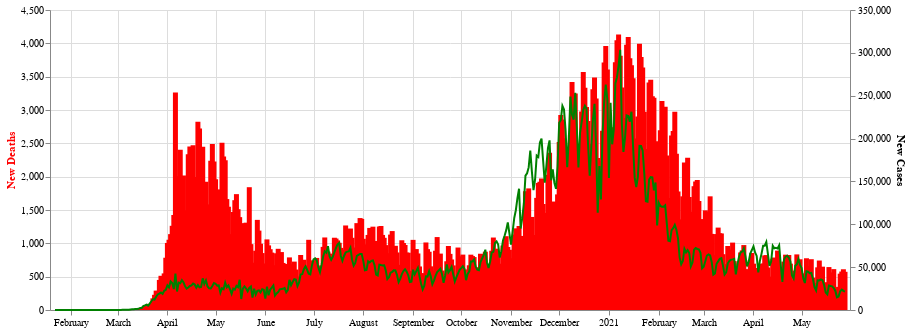

Notebook code cell kept with this figure:
### Markdown cell above
Log adjusted new case counts. Shows a steeper drop in cases after the third and fourth peaks compared to the first and second waves.

### Code cell
alt.layer(new_deaths_chart, base.mark_line().encode(
    alt.Y('new_case',
          axis=alt.Axis(title='New Cases', titleColor='greem')),
    color=alt.value('green')
    ).properties(width=800)).resolve_scale(
    y = 'independent'
)

### Figure 1 — Vega-Lite specification as saved in the notebook (floating-point values rounded to 4 significant figures; data arrays with more than 128 entries replaced by an {"elided": "..."} marker saying what was removed)
{"config": {"view": {"continuousWidth": 400, "continuousHeight": 300}}, "layer": [{"mark": "bar", "encoding": {"color": {"value": "red"}, "x": {"type": "temporal", "axis": {"title": null}, "field": "submission_date"}, "y": {"type": "quantitative", "axis": {"title": "New Deaths", "titleColor": "red"}, "field": "new_death"}}}, {"mark": "line", "encoding": {"color": {"value": "green"}, "x": {"type": "temporal", "axis": {"title": null}, "field": "submission_date"}, "y": {"type": "quantitative", "axis": {"title": "New Cases", "titleColor": "greem"}, "field": "new_case"}}, "width": 800}], "data": {"name": "data-53d130b00bc25e57275dfe03a0c302e4"}, "resolve": {"scale": {"y": "independent"}}, "$schema": "https://vega.github.io/schema/vega-lite/v4.8.1.json", "datasets": {"data-53d130b00bc25e57275dfe03a0c302e4": {"elided": "493 records"}}}
